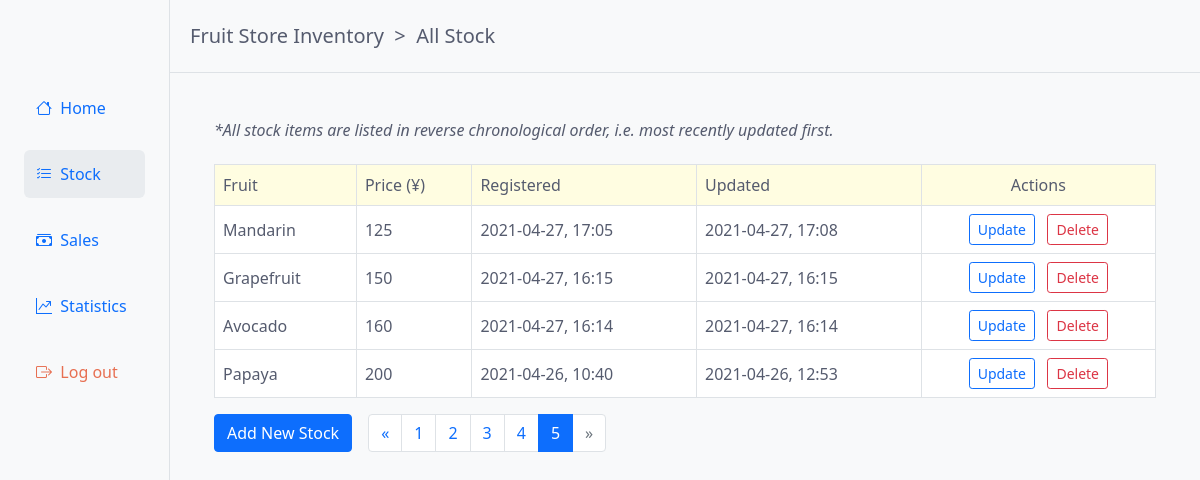
The page /stock/list/?page=5 (signed in) on the database its author committed.
### stock/models.py (models this page shows, shortened)
class Fruit(models.Model):
    name = models.CharField(max_length=100, unique=True)
    price = models.PositiveIntegerField(
        default=0,
        validators=[MinValueValidator(0), MaxValueValidator(999999999999)],
    )
    created_on = models.DateTimeField(auto_now_add=True)
    updated_on = models.DateTimeField(auto_now=True)
    class Meta:
        verbose_name = "fruit"
        verbose_name_plural = "fruits"

### stock/views.py (the view)
# urls.py: path("list/", stock_list, name="stock_list"),
@login_required
def stock_list(request):
    fruits = Fruit.objects.order_by("-updated_on")
    page = request.GET.get('page', 1)
    paginator = Paginator(fruits, 10)
    try:
        fruits = paginator.page(page)
    except PageNotAnInteger:
        fruits = paginator.page(1)
    except EmptyPage:
        fruits = paginator.page(paginator.num_pages)
    return render(request, "stock/stock_list.html", {"fruits": fruits})

### templates/stock/stock_list.html (shortened to what this page needs)
{% extends 'base.html' %}
{% load humanize %}
{% block page-trail %}&nbsp;&nbsp;>&nbsp;&nbsp;All Stock{% endblock page-trail %}
{% block content %}
    <div class="row my-5 mx-3">
        <div class="col mx-3">
            {% if fruits %}
                <h6 class="mb-4"><i>*All stock items are listed in reverse chronological order, i.e. most recently updated first.</i></h6>
                <div class="table-responsive">
                    <table class="table table-bordered">
                        <thead class="table-header-bg-1">
                            <tr>
                                <th scope="col">Fruit</th>
                                <th scope="col">Price (¥)</th>
                                <th scope="col">Registered</th>
                                <th scope="col">Updated</th>
                                <th scope="col" class="col-center-align">Actions</th>
                            </tr>
                        </thead>
                        <tbody class="table-body-bg">
                            {% for fruit in fruits %}
                                <tr>
                                    <td>
                                        {{ fruit.name|capfirst }}
                                    </td>
                                    <td>
                                        {{ fruit.price|intcomma }}
                                    </td>
                                    <td>
                                        {{ fruit.created_on|date:"Y-m-d" }}, {{ fruit.created_on|time:"H:i" }}
                                    </td>
                                    <td>
                                        {{ fruit.updated_on|date:"Y-m-d" }}, {{ fruit.updated_on|time:"H:i" }}
                                    </td>
                                    <td class="col-center-align">
                                        <a href="{% url 'stock_update' fruit.pk %}"  class="btn btn-outline-primary btn-sm mr-2" role="button">Update</a>
                                        <form action="{% url 'stock_delete' fruit.pk %}" method="POST" style="display:inline">
                                            <button type="submit" class="btn btn-outline-danger btn-sm">Delete</button>
                                        </form>
                                    </td>
                                </tr>
                            {% endfor %}
                        </tbody>
                    </table>
                </div>
                <div class="table-footer-buttons">
                    <a href="{% url 'stock_create' %}"  class="btn btn-primary" role="button">Add New Stock</a>
                </div>
                {% if fruits.has_other_pages %}
                    <div class="pagination-block mx-3">
                        <ul class="pagination">
                            {% if fruits.has_previous %}
                                <li class="page-item"><a class="page-link" href="?page={{ fruits.previous_page_number }}">&laquo;</a></li>
                            {% else %}
                                <li class="page-item disabled"><a class="page-link" href="#" >&laquo;</a></li>
                            {% endif %}
                            {% for i in fruits.paginator.page_range %}
                                {% if fruits.number == i %}
                                    <li class="page-item active"><a class="page-link" href="#">{{ i }}</a></li>
                                {% else %}
                                    <li class="page-item"><a class="page-link" href="?page={{ i }}">{{ i }}</a></li>
                                {% endif %}
                            {% endfor %}
                            {% if fruits.has_next %}
                                <li class="page-item"><a class="page-link" href="?page={{ fruits.next_page_number }}">&raquo;</a></li>
                            {% else %}
                                <li class="page-item disabled"><a class="page-link" href="#" >&raquo;</a></li>
                            {% endif %}
                        </ul>
                    </div>
                {% endif %}
            {% else %}
                <p>No stock information has been added. To do so, please use the button below.</p>
                <a href="{% url 'stock_create' %}" class="btn btn-primary mt-3 mr-2" role="button">Add New Stock</a>
            {% endif %}
        </div>
    </div>
{% endblock %}

### static/css/base.css (style rules this page uses)
body { background-color: #f8f9fa; min-width: 700px; }
body, h5, h6, th, a { font-weight: 300; }
a:link { text-decoration: none; }
h5, h6, p, li, a, th, td { color: #555b6e; }
td { vertical-align: middle; }
.table-header-bg-1 { background-color:#fffde1; }
.table-body-bg { background-color: #fff; }
.col-center-align { text-align: center; }
.pagination-block, .table-footer-buttons { float: left; }

### rows shown on the page
Fruit: name "Mandarin", price "125", created_on "2021-04-27", created_on "17:05", updated_on "2021-04-27", updated_on "17:08"
Fruit: name "Grapefruit", price "150", created_on "2021-04-27", created_on "16:15", updated_on "2021-04-27", updated_on "16:15"
Fruit: name "Avocado", price "160", created_on "2021-04-27", created_on "16:14", updated_on "2021-04-27", updated_on "16:14"
Fruit: name "Papaya", price "200", created_on "2021-04-26", created_on "10:40", updated_on "2021-04-26", updated_on "12:53"

### other values the page prints
{{ i }} "1" "2" "3" "4"
{{ i }} "5"
